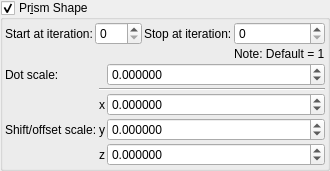
    <widget class="MyGroupBox" name="groupCheck_transf_function_enabledP_false">
     <property name="toolTip">
      <string/>
     </property>
     <property name="title">
      <string>Pr&amp;ism Shape</string>
     </property>
     <property name="checkable">
      <bool>true</bool>
     </property>
     <layout class="QVBoxLayout" name="verticalLayout_36" stretch="0,0">
      <property name="spacing">
       <number>2</number>
      </property>
      <property name="leftMargin">
       <number>2</number>
      </property>
      <property name="topMargin">
       <number>2</number>
      </property>
      <property name="rightMargin">
       <number>2</number>
      </property>
      <property name="bottomMargin">
       <number>2</number>
      </property>
      <item>
       <layout class="QGridLayout" name="gridLayout_76">
        <property name="spacing">
         <number>2</number>
        </property>
        <item row="0" column="3">
         <widget class="MySpinBox" name="spinboxInt_transf_stop_iterations_P1">
          <property name="sizePolicy">
           <sizepolicy hsizetype="Preferred" vsizetype="Maximum">
            <horstretch>0</horstretch>
            <verstretch>0</verstretch>
           </sizepolicy>
          </property>
          <property name="maximum">
           <number>999</number>
          </property>
         </widget>
        </item>
        <item row="0" column="0">
         <widget class="QLabel" name="label_66">
          <property name="text">
           <string>Start at iteration:</string>
          </property>
         </widget>
        </item>
        <item row="0" column="1">
         <widget class="MySpinBox" name="spinboxInt_transf_start_iterations_P">
          <property name="sizePolicy">
           <sizepolicy hsizetype="Minimum" vsizetype="Maximum">
            <horstretch>0</horstretch>
            <verstretch>0</verstretch>
           </sizepolicy>
          </property>
          <property name="minimum">
           <number>0</number>
          </property>
          <property name="maximum">
           <number>999</number>
          </property>
          <property name="value">
           <number>0</number>
          </property>
         </widget>
        </item>
        <item row="0" column="2">
         <widget class="QLabel" name="label_48">
          <property name="text">
           <string>Stop at iteration:</string>
          </property>
         </widget>
        </item>
        <item row="1" column="3">
         <widget class="QLabel" name="label_133">
          <property name="text">
           <string>Note: Default = 1</string>
          </property>
         </widget>
        </item>
       </layout>
      </item>
      <item>
       <layout class="QGridLayout" name="gridLayout_33" columnstretch="0,0,1">
        <property name="spacing">
         <number>2</number>
        </property>
        <item row="3" column="2">
         <widget class="MyDoubleSpinBox" name="spinbox3_transf_constant_multiplier_000_y">
          <property name="sizePolicy">
           <sizepolicy hsizetype="Minimum" vsizetype="Maximum">
            <horstretch>0</horstretch>
            <verstretch>0</verstretch>
           </sizepolicy>
          </property>
          <property name="prefix">
           <string/>
          </property>
          <property name="suffix">
           <string/>
          </property>
          <property name="decimals">
           <number>6</number>
          </property>
          <property name="minimum">
           <double>-99.989999999999995</double>
          </property>
          <property name="maximum">
           <double>99.989999999999995</double>
          </property>
          <property name="singleStep">
           <double>0.100000000000000</double>
          </property>
         </widget>
        </item>
        <item row="2" column="1">
         <widget class="QLabel" name="label_129">
          <property name="sizePolicy">
           <sizepolicy hsizetype="Preferred" vsizetype="Preferred">
            <horstretch>0</horstretch>
            <verstretch>0</verstretch>
           </sizepolicy>
          </property>
          <property name="text">
           <string notr="true">x</string>
          </property>
          <property name="alignment">
           <set>Qt::AlignRight|Qt::AlignTrailing|Qt::AlignVCenter</set>
          </property>
         </widget>
        </item>
        <item row="2" column="2">
         <widget class="MyDoubleSpinBox" name="spinbox3_transf_constant_multiplier_000_x">
          <property name="sizePolicy">
           <sizepolicy hsizetype="Minimum" vsizetype="Maximum">
            <horstretch>0</horstretch>
            <verstretch>0</verstretch>
           </sizepolicy>
          </property>
          <property name="prefix">
           <string/>
          </property>
          <property name="suffix">
           <string/>
          </property>
          <property name="decimals">
           <number>6</number>
          </property>
          <property name="minimum">
           <double>-99.989999999999995</double>
          </property>
          <property name="maximum">
           <double>99.989999999999995</double>
          </property>
          <property name="singleStep">
           <double>0.100000000000000</double>
          </property>
         </widget>
        </item>
        <item row="4" column="1">
         <widget class="QLabel" name="label_131">
          <property name="sizePolicy">
           <sizepolicy hsizetype="Preferred" vsizetype="Preferred">
            <horstretch>0</horstretch>
            <verstretch>0</verstretch>
           </sizepolicy>
          </property>
          <property name="text">
           <string notr="true">z</string>
          </property>
          <property name="alignment">
           <set>Qt::AlignRight|Qt::AlignTrailing|Qt::AlignVCenter</set>
          </property>
         </widget>
        </item>
        <item row="0" column="0">
         <widget class="QLabel" name="label_177">
          <property name="text">
           <string>Dot scale:</string>
          </property>
         </widget>
        </item>
        <item row="4" column="2">
         <widget class="MyDoubleSpinBox" name="spinbox3_transf_constant_multiplier_000_z">
          <property name="sizePolicy">
           <sizepolicy hsizetype="Minimum" vsizetype="Maximum">
            <horstretch>0</horstretch>
            <verstretch>0</verstretch>
           </sizepolicy>
          </property>
          <property name="prefix">
           <string/>
          </property>
          <property name="suffix">
           <string/>
          </property>
          <property name="decimals">
           <number>6</number>
          </property>
          <property name="minimum">
           <double>-99.989999999999995</double>
          </property>
          <property name="maximum">
           <double>99.989999999999995</double>
          </property>
          <property name="singleStep">
           <double>0.100000000000000</double>
          </property>
         </widget>
        </item>
        <item row="3" column="1">
         <widget class="QLabel" name="label_130">
          <property name="sizePolicy">
           <sizepolicy hsizetype="Preferred" vsizetype="Preferred">
            <horstretch>0</horstretch>
            <verstretch>0</verstretch>
           </sizepolicy>
          </property>
          <property name="text">
           <string notr="true">y</string>
          </property>
          <property name="alignment">
           <set>Qt::AlignRight|Qt::AlignTrailing|Qt::AlignVCenter</set>
          </property>
         </widget>
        </item>
        <item row="3" column="0">
         <widget class="QLabel" name="label_174">
          <property name="text">
           <string>Shift/offset scale:</string>
          </property>
         </widget>
        </item>
        <item row="0" column="2">
         <widget class="MyDoubleSpinBox" name="spinbox_transf_scale">
          <property name="sizePolicy">
           <sizepolicy hsizetype="Minimum" vsizetype="Maximum">
            <horstretch>0</horstretch>
            <verstretch>0</verstretch>
           </sizepolicy>
          </property>
          <property name="font">
           <font>
            <weight>50</weight>
            <bold>false</bold>
           </font>
          </property>
          <property name="prefix">
           <string/>
          </property>
          <property name="suffix">
           <string/>
          </property>
          <property name="decimals">
           <number>6</number>
          </property>
          <property name="minimum">
           <double>-99.989999999999995</double>
          </property>
          <property name="maximum">
           <double>99.989999999999995</double>
          </property>
          <property name="singleStep">
           <double>0.100000000000000</double>
          </property>
         </widget>
        </item>
        <item row="1" column="1" colspan="2">
         <widget class="Line" name="line_2">
          <property name="orientation">
           <enum>Qt::Horizontal</enum>
          </property>
         </widget>
        </item>
       </layout>
      </item>
     </layout>
    </widget>
